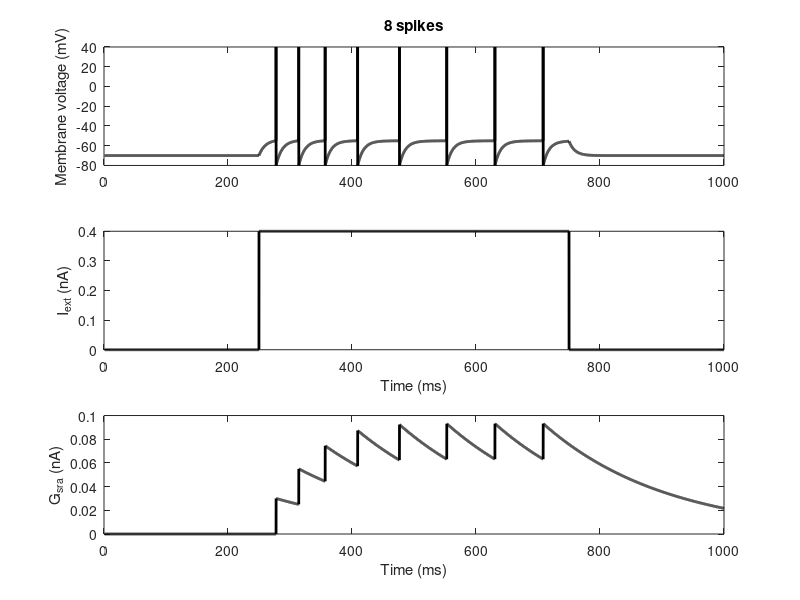
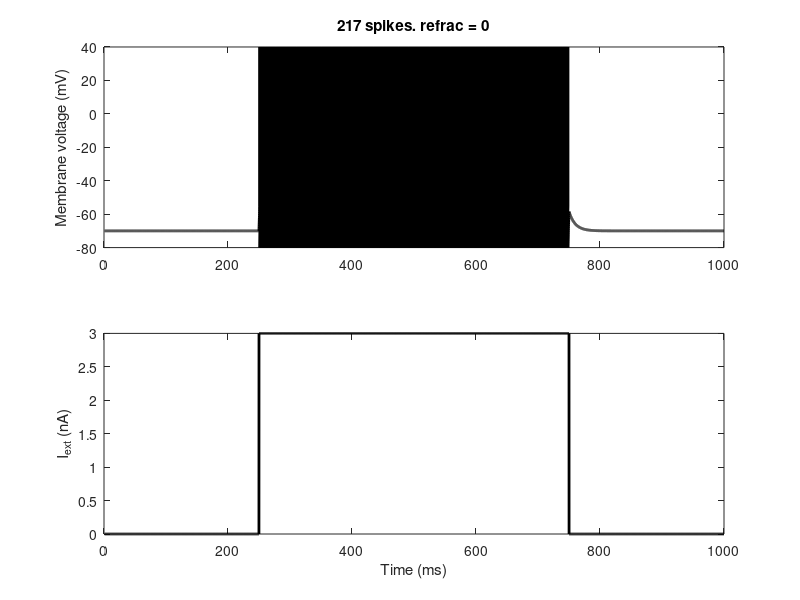
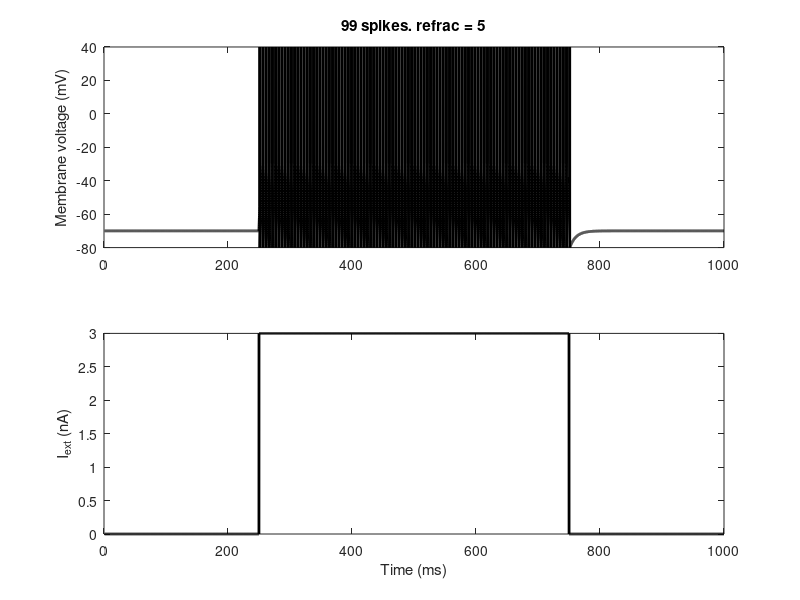
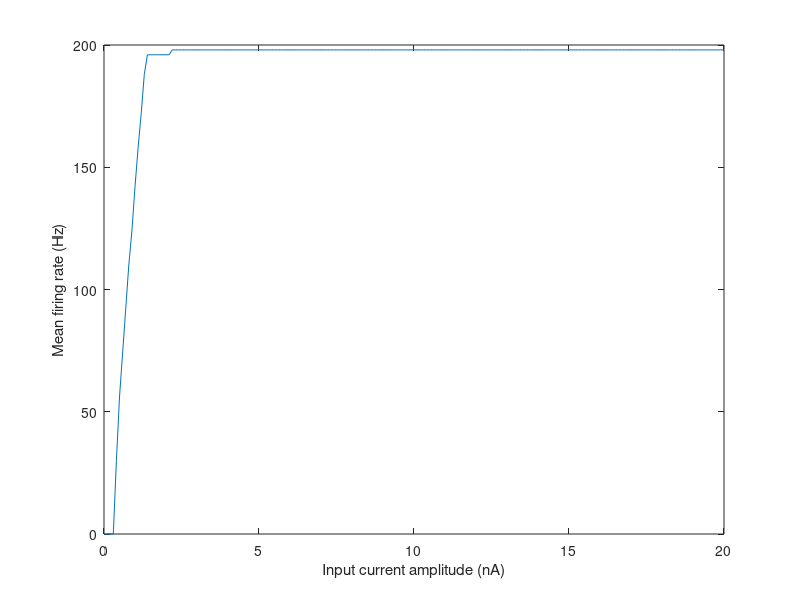

The MATLAB source for these figures, in order:
function[] = integrate_and_fire_advanced()
%%%%%%%%%%%%%%%%%%%%%%%%%%%%%%%%%%%%%%%%%%
% AUTHOR: Josh Jacobs (w/ help from JRM) %
% DATE: May, 2009                        %
% DESCRIPTION: Simple integrate-and-fire %
%              neuron with basic         %
%              manipulations.            %
%%%%%%%%%%%%%%%%%%%%%%%%%%%%%%%%%%%%%%%%%%
close all;


dt = 0.1;
t = 1:dt:1000; %ms

%problem 1
pulse=.4*(t>=250 & t<=750);
dG_sra=.03; t_sra=200; E_sra=-70; %parameters for spike-rate adaptation

run_model_sra(dt,t,pulse,dG_sra,t_sra,E_sra,true);

%problem 2
figure
pulse=3*(t>=250 & t<=750);
run_model_refrac(dt,t,pulse,0,true);

figure
pulse=3*(t>=250 & t<=750);
run_model_refrac(dt,t,pulse,5,true);


figure
amps=[0:.1:20];
for i=1:length(amps)
  pulse=amps(i)*(t>=250 & t<=750);
  fr(i)=2*run_model_refrac(dt,t,pulse,5,false);
end
plot(amps,fr);
xlabel('Input current amplitude (nA)');
ylabel('Mean firing rate (Hz)');


%problem 3
%pulse=.4*(t>=250 & t<=750);
t = 1:dt:100; %ms
pulse=10*(t>=50 & t<=70);
dG_sra=0; t_sra=10; E_sra=-70; %parameters for spike-rate adaptation
run_model_sra(dt,t,pulse,dG_sra,t_sra,E_sra,true);

dG_sra=50; t_sra=5; E_sra=-70; %parameters for spike-rate adaptation
run_model_sra(dt,t,pulse,dG_sra,t_sra,E_sra,true);

%problem 4
t = 1:dt:1000; %ms
dG_sra=3; t_sra=50; E_sra=-70; %parameters for spike-rate adaptation
pulse=.5*(.5+.5*sin(10*2*pi*t./1000)).*(t>=250 & t<=750);

run_model_sra(dt,t,pulse,dG_sra,t_sra,E_sra,true);
freqs=[1:50];
for i=1:length(freqs)
  pulse=.5*(.5+.5*sin(freqs(i)*2*pi*t./1000)).*(t>=250 & t<=750);
    n(i)=run_model_sra(dt,t,pulse,dG_sra,t_sra,E_sra,false);
end

figure;
plot(freqs,n)
xlabel('Frequency of oscillating input current (Hz)');
ylabel('Output Firing Rate (Hz)');


pulse=.5*(.5+.5*sin(4*2*pi*t./1000)).*(t>=250 & t<=750);
run_model(dt,t,pulse,true);

keyboard

function n_spikes = run_model_sra(dt,t,I_ext,dG_sra,t_sra,E_sra,plotIt)
%main parameters
E = -70; %mV
c_m = 10; %nF/mm^2
r_m = 1; %M ohm * mm^2
A = 0.025; %mm^2
V_reset = -80; %mV
V_thresh = -55; %mV
V_peak = 40; %mV

G_sra=0;

V_m = zeros(size(t)); %mV
V_m(1) = E;
n_spikes = 0;
for i = 2:length(t)
    if V_m(i-1) > V_thresh
        V_m(i-1) = V_peak;
        V_m(i) = V_reset;
        G_sra(i)=G_sra(i-1)+dG_sra;
        n_spikes = n_spikes + 1;
    else
        dV = ((E - V_m(i-1) - G_sra(i-1)*(V_m(i-1)-E_sra)+(r_m/A)*I_ext(i))/(c_m*r_m))*dt;
        G_sra(i)=G_sra(i-1)-(G_sra(i-1)/t_sra)*dt;
        V_m(i) = V_m(i-1) + dV;

    end        
end


if plotIt
    figure;
    subplot(3,1,1)
    plot(t,V_m,'k','LineWidth',2);
    ylabel('Membrane voltage (mV)');
%    title(sprintf('%d spikes. dG_{sra} = %f',n_spikes,dG_sra));
    title(sprintf('%d spikes',n_spikes));
    
    
    subplot(3,1,2)
    plot(t,I_ext,'k','LineWidth',2);
    xlabel('Time (ms)');
    ylabel('I_{ext} (nA)');

    subplot(3,1,3)
    plot(t,G_sra,'k','LineWidth',2);
    xlabel('Time (ms)');
    ylabel('G_{sra} (nA)');


end


function n_spikes = run_model(dt,t,I_ext,plotIt)
%main parameters
E = -70; %mV
c_m = 10; %nF/mm^2
r_m = 1; %M ohm * mm^2
A = 0.025; %mm^2
V_reset = -80; %mV
V_thresh = -55; %mV
V_peak = 40; %mV


V_m = zeros(size(t)); %mV
V_m(1) = E;
n_spikes = 0;
for i = 2:length(t)
    if V_m(i-1) > V_thresh
        V_m(i-1) = V_peak;
        V_m(i) = V_reset;
        n_spikes = n_spikes + 1;
    else
        dV = ((E - V_m(i-1) + (r_m/A)*I_ext(i))/(c_m*r_m))*dt;
        V_m(i) = V_m(i-1) + dV;
    end        
end

if plotIt
    figure;
    subplot(2,1,1)
    plot(t,V_m,'k','LineWidth',2);
    ylabel('Membrane voltage (mV)');

    subplot(2,1,2)
    plot(t,I_ext,'k','LineWidth',2);
    xlabel('Time (ms)');
    ylabel('I_{ext} (nA)');
end



function n_spikes = run_model_refrac(dt,t,I_ext,refrac,plotIt)
%main parameters
E = -70; %mV
c_m = 10; %nF/mm^2
r_m = 1; %M ohm * mm^2
A = 0.025; %mm^2
V_reset = -80; %mV
V_thresh = -55; %mV
V_peak = 40; %mV
last_spike_time=-inf;

V_m = zeros(size(t)); %mV
V_m(1) = E;
n_spikes = 0;
for i = 2:length(t)
    if V_m(i-1) > V_thresh && (t(i)-last_spike_time)>refrac
        V_m(i-1) = V_peak;
        V_m(i) = V_reset;
        n_spikes = n_spikes + 1;
        last_spike_time=t(i);
    else
        dV = ((E - V_m(i-1) + (r_m/A)*I_ext(i))/(c_m*r_m))*dt;
        V_m(i) = V_m(i-1) + dV;
    end        
end

if plotIt
    figure;
    subplot(2,1,1)
    plot(t,V_m,'k','LineWidth',2);
    ylabel('Membrane voltage (mV)');
    title(sprintf('%d spikes. refrac = %d',n_spikes,refrac));
    
    subplot(2,1,2)
    plot(t,I_ext,'k','LineWidth',2);
    xlabel('Time (ms)');
    ylabel('I_{ext} (nA)');
end



